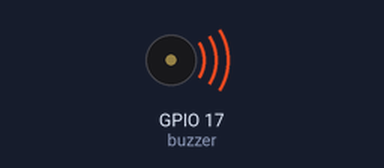
A program run on a simulated Raspberry Pi (BCM pin numbers). On the bench: buzzer (waves = sounding, pin HIGH). What the program prints to the terminal is not drawn. At 10.0 s the program stops and its outputs stay as they are.

Above: at 0.5 s.
Timing chart, 0 to 4.6 s (numbered marks = the images above):
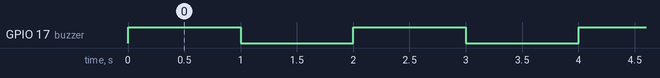

Measured:
- by itself, GPIO 17 (buzzer): alternates HIGH for 1.0 s and LOW for 1.0 s, 10 changes in all, then stays LOW

The program:

buzzer_test.py
```python
'''Just testing this buzzer to make sure it works'''

import time
from gpiozero import Buzzer

# Initialize buzzer on GPIO pin 17
buzzer = Buzzer(17)

print("[INFO] Buzzer test started. It will buzz on and off for 5 cycles.")

for i in range(5):
    print(f"[BUZZ] Cycle {i+1}: ON")
    buzzer.on()
    time.sleep(1)  # 1 second ON
    buzzer.off()
    print(f"[BUZZ] Cycle {i+1}: OFF")
    time.sleep(1)  # 1 second OFF

print("[INFO] Buzzer test completed.")
```
